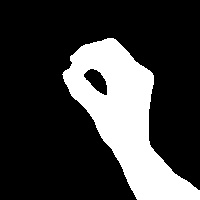
#> input picture gesture1/test2/0/0.23.jpg, 200 x 200 px, given in place of the camera
$ jupyter execute --allow-errors 'Sign Language Detection.ipynb'   (older library calls are emulated)
#> lines starting #> are read from the running program, lines starting #| are printed output that depends on the picture
[cell 1]
import time
import cv2
import numpy as np

background = None
accumulated_weight = 0.5

ROI_top = 100
ROI_bottom = 300
ROI_right = 150
ROI_left = 350


def cal_accum_avg(frame, accumulated_weight):

    global background

    if background is None:
        background = frame.copy().astype("float")
        return None

    cv2.accumulateWeighted(frame, background, accumulated_weight)


# [17 lines left out: function segment_hand, not called in this run]


cam = cv2.VideoCapture(0)

num_frames=0
element ='M'
num_imgs_taken =0

while True:
    ret, frame = cam.read()
#> frame is the input picture: shape (200, 200, 3); min 0, max 255, mean 59.6

    # filpping the frame to prevent inverted image of captured frame...
    frame = cv2.flip(frame, 1)
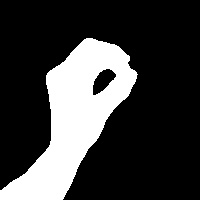
#> frame: shape (200, 200, 3); min 0, max 255, mean 59.6

    frame_copy = frame.copy()

    roi = frame[ROI_top:ROI_bottom, ROI_right:ROI_left]
#> roi: shape (100, 50, 3); every value is 0

    gray_frame = cv2.cvtColor(roi, cv2.COLOR_BGR2GRAY)
#> gray_frame: shape (100, 50); every value is 0
    gray_frame = cv2.GaussianBlur(gray_frame, (9, 9), 0)

    if num_frames < 60:
        cal_accum_avg(gray_frame, accumulated_weight)
#> in cal_accum_avg, `background = frame.copy().astype("float")`: background: shape (100, 50) float64; every value is 0
        if num_frames <= 59:

            cv2.putText(frame_copy, "FETCHING BACKGROUND...PLEASE WAIT", (80, 400), cv2.FONT_HERSHEY_SIMPLEX, 0.9, (0,0,255), 2)
            #cv2.imshow("Sign Detection",frame_copy)

    #Time to configure the hand specifically into the ROI...
    elif num_frames <= 300:

        hand = segment_hand(gray_frame)

        cv2.putText(frame_copy, "Adjust hand...Gesture for" + str(element), (200, 400), cv2.FONT_HERSHEY_SIMPLEX, 1, (0,0,255), 2)

        # Checking if hand is actually detected by counting number of contours detected...
        if hand is not None:

            thresholded, hand_segment = hand

            # Draw contours around hand segment
            cv2.drawContours(frame_copy, [hand_segment + (ROI_right, ROI_top)], -1, (255, 0, 0),1)

            cv2.putText(frame_copy, str(num_frames)+"For" + str(element), (70, 45), cv2.FONT_HERSHEY_SIMPLEX, 1, (0,0,255), 2)

            # Also display the thresholded image
            cv2.imshow("Thresholded Hand Image", thresholded)

    else:

        # Segmenting the hand region...
        hand = segment_hand(gray_frame)

        # Checking if we are able to detect the hand...
        if hand is not None:

            # unpack the thresholded img and the max_contour...
            thresholded, hand_segment = hand

            # Drawing contours around hand segment
            cv2.drawContours(frame_copy, [hand_segment + (ROI_right, ROI_top)], -1, (255, 0, 0),1)

            cv2.putText(frame_copy, str(num_frames), (70, 45), cv2.FONT_HERSHEY_SIMPLEX, 1, (0,0,255), 2)
            #cv2.putText(frame_copy, str(num_frames)+"For" + str(element), (70, 45), cv2.FONT_HERSHEY_SIMPLEX, 1, (0,0,255), 2)
            cv2.putText(frame_copy, str(num_imgs_taken) + 'images' +"For" + str(element), (200, 400), cv2.FONT_HERSHEY_SIMPLEX, 1, (0,0,255), 2)

            # Displaying the thresholded image
            cv2.imshow("Thresholded Hand Image", thresholded)
            if num_imgs_taken <= 300:
                #cv2.imwrite(r"D:\\gesture\\train\\"+str(element)+"\\" + str(num_imgs_taken+300) + '.jpg', thresholded)
                cv2.imwrite(r"C:\Users\shaik\Desktop\images\gesture\test\0\0."+ str(num_imgs_taken) + '.jpg', thresholded)
            else:
                break
            num_imgs_taken +=1
        else:
            cv2.putText(frame_copy, 'No hand detected...', (200, 400), cv2.FONT_HERSHEY_SIMPLEX, 1, (0,0,255), 2)

    # Drawing ROI on frame copy
    cv2.rectangle(frame_copy, (ROI_left, ROI_top), (ROI_right, ROI_bottom), (255,128,0), 3)

    cv2.putText(frame_copy, " hand sign recognition_ _ _", (10, 20), cv2.FONT_ITALIC, 0.5, (51,255,51), 1)
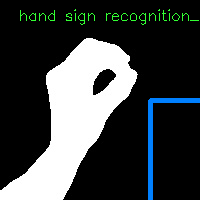
#> frame_copy: shape (200, 200, 3); mean B, G, R 64.8, 64.4, 60.1

    # increment the number of frames for tracking
    num_frames += 1

    # Display the frame with segmented hand
    cv2.imshow("Sign Detection", frame_copy)

    # Closing windows with Esc key...(any other key with ord can be used too.)
    k = cv2.waitKey(1) & 0xFF
#> (key Esc is pressed here)

    if k == 27:
        break

# Releasing camera & destroying all the windows...
time.sleep(1)
cv2.destroyAllWindows()
cam.release()
